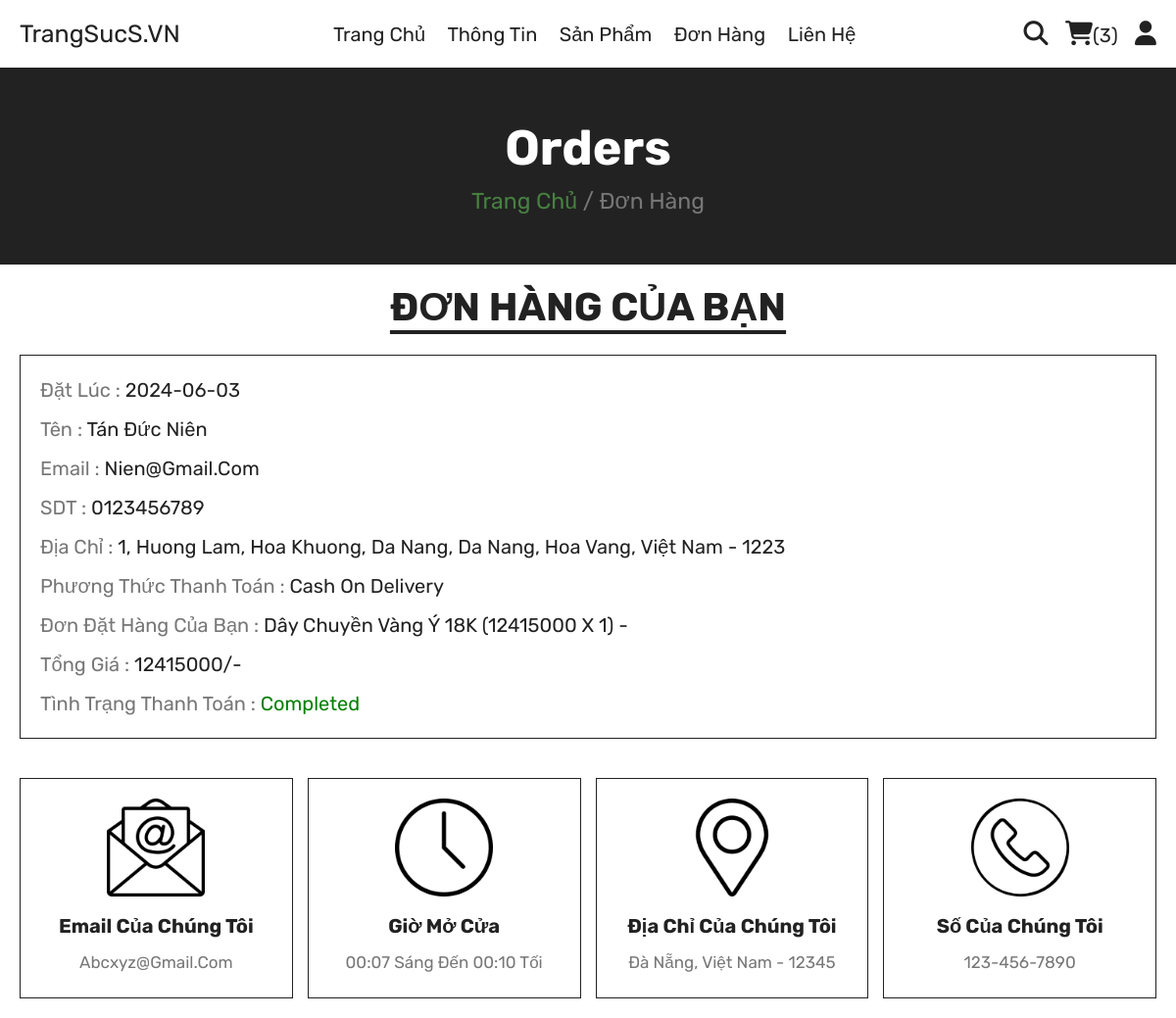
/orders.php (signed in), run on the app's committed database.
### tables this page shows
CREATE TABLE `orders` (
  `id` int(100) NOT NULL,
  `user_id` int(100) NOT NULL,
  `name` varchar(20) NOT NULL,
  `number` varchar(10) NOT NULL,
  `email` varchar(50) NOT NULL,
  `method` varchar(50) NOT NULL,
  `address` varchar(500) NOT NULL,
  `total_products` varchar(1000) NOT NULL,
  `total_price` int(100) NOT NULL,
  `placed_on` date NOT NULL DEFAULT current_timestamp(),
  `payment_status` varchar(20) NOT NULL DEFAULT 'pending'
);

### orders.php (the view, shortened to what this page needs)
<?php
include 'components/connect.php';
if (isset($_SESSION['user_id'])) {
    $user_id = $_SESSION['user_id'];
} else {
    $user_id = '';
    header('location:login.php');
};
?>
<!DOCTYPE html>
<html lang="en">
<head>
    <link rel="stylesheet" href="https://cdnjs.cloudflare.com/ajax/libs/font-awesome/6.4.2/css/all.min.css">
    <link rel="stylesheet" href="css/style.css">
</head>
<body>
    <?php include 'components/user_header.php'; ?>
    <div class="heading">
        <h3>orders</h3>
        <p><a href="home.php">trang chủ</a> / đơn hàng</p>
    </div>
    <section class="orders">
        <h1 class="title">đơn hàng của bạn</h1>
        <div class="box-container">
            <?php
            if ($user_id == '') {
                echo '<p class="empty">đăng nhập để xem đơn hàng</p>';
            } else {
                $select_orders = mysqli_query($conn, "SELECT * FROM `orders` WHERE user_id ='$user_id'") or die('query failed');
                if (mysqli_num_rows($select_orders) > 0) {
                    while ($fetch_orders = mysqli_fetch_assoc($select_orders)) {
            ?>
                        <div class="box">
                            <p>đặt lúc : <span><?= $fetch_orders['placed_on']; ?></span></p>
                            <p>tên : <span><?= $fetch_orders['name']; ?></span></p>
                            <p>email : <span><?= $fetch_orders['email']; ?></span></p>
                            <p>SDT : <span><?= $fetch_orders['number']; ?></span></p>
                            <p>địa chỉ : <span><?= $fetch_orders['address']; ?></span></p>
                            <p>phương thức thanh toán : <span><?= $fetch_orders['method']; ?></span></p>
                            <p>đơn đặt hàng của bạn : <span><?= $fetch_orders['total_products']; ?></span></p>
                            <p>Tổng giá : <span><?= $fetch_orders['total_price']; ?>/-</span></p>
                            <p>tình trạng thanh toán : <span style="color:<?php if ($fetch_orders['payment_status'] == 'pending') {
                                                                        echo 'red';
                                                                    } else {
                                                                        echo 'green';
                                                                    }; ?>"><?= $fetch_orders['payment_status']; ?></span> </p>
                        </div>
            <?php
                    }
                } else {
                    echo '<p class="empty">bạn không có đơn hàng nào!</p>';
                }
            }
            ?>
        </div>
    </section>
    <?php include 'components/footer.php'; ?>
</body>
</html>

### components/user_header.php (shortened to what this page needs)
<?php
include 'components/connect.php';
?>
<header class="header">
    <section class="flex">
        <a href="home.php" class="logo">TrangSucS.VN</a>
        <nav class="navbar">
            <a href="home.php">trang chủ</a>
            <a href="about.php">thông tin</a>
            <a href="menu.php">sản phẩm</a>
            <a href="orders.php">đơn hàng</a>
            <a href="contact.php">liên hệ</a>
        </nav>
        <div class="icons">
            <?php
            $count_cart_items = mysqli_query($conn, "SELECT * FROM `cart` WHERE user_id = '$user_id'");
            $total_cart_items = mysqli_num_rows($count_cart_items);
            ?>
            <a href="search.php"><i class="fas fa-search"></i></a>
            <a href="cart.php"><i class="fas fa-shopping-cart"></i><span>(<?= $total_cart_items; ?>)</span></a>
            <div id="user-btn" class="fas fa-user"></div>
        </div>
    </section>
</header>

### components/footer.php
<footer class="footer">
    <section class="grid">
        <div class="box">
            <img src="images/email-icon.png" alt="">
            <h3>email của chúng tôi</h3>
            <a href="mailto:shaikhanas@gmail.com">abcxyz@gmail.com</a>
        </div>
        <div class="box">
        <img src="images/clock-icon.png" alt="">
            <h3>Giờ mở cửa</h3>
            <p>00:07 sáng đến 00:10 tối</p>
        </div>
        <div class="box">
            <img src="images/map-icon.png" alt="">
            <h3>địa chỉ của chúng tôi</h3>
            <a href="#">đà nẵng, việt nam - 12345</a>
        </div>
        <div class="box">
            <img src="images/phone-icon.png" alt="">
            <h3>số của chúng tôi</h3>
            <a href="tel:1234567890">123-456-7890</a>
        </div>
    </section>
</footer>

### css/style.css (style rules this page uses)
:root { --green: #478141; --red: #e74c3c; --white: #fff; --black: #222; --light-color: #777; --border: .1rem solid var(--black); }
* { font-family: 'Rubik', sans-serif; margin: 0; padding: 0; box-sizing: border-box; outline: none; border: none; text-decoration: none; text-transform: capitalize; }
html { font-size: 62.5%; overflow-x: hidden; scroll-behavior: smooth; stop-opacity: 7rem; }
section { margin: 0 auto; max-width: 1200px; padding: 2rem; }
.title { text-align: center; margin-bottom: 2.5rem; font-size: 4rem; color: var(--black); text-transform: uppercase; text-decoration: underline; text-underline-offset: 1rem; }
.heading { display: flex; align-items: center; justify-content: center; gap: 1rem; flex-flow: column; background-color: var(--black); min-height: 20rem; }
.heading h3 { font-size: 5rem; color: var(--white); text-transform: capitalize; }
.heading p { font-size: 2.3rem; color: var(--light-color); }
.heading p a { color: var(--green); }
.header { position: sticky; top: 0; left: 0; right: 0; z-index: 1000; background-color: var(--white); border-bottom: var(--border); }
.header .flex { display: flex; align-items: center; justify-content: space-between; position: relative; }
.header .flex .logo { font-size: 2.5rem; color: var(--black); }
.header .flex .navbar a { font-size: 2rem; color: var(--black); margin: 0 1rem; }
.header .flex .icons>* { margin-left: 1.5rem; font-size: 2.5rem; color: var(--black); cursor: pointer; }
.header .flex .icons span { font-size: 2rem; }
.orders .box-container { display: flex; flex-wrap: wrap; gap: 1.5rem; align-items: flex-start; }
.orders .box-container .box { padding: 1rem 2rem; border: var(--border); flex: 1 1 40rem; }
.orders .box-container .box p { line-height: 1.5; margin: 1rem 0; font-size: 2rem; color: var(--light-color); }
.orders .box-container .box p span { color: var(--black); }
.footer .grid { display: grid; grid-template-columns: repeat(auto-fit, minmax(27rem, 1fr)); gap: 1.5rem; align-items: flex-start; }
.footer .grid .box { border: var(--border); padding: 2rem; text-align: center; }
.footer .grid .box img { height: 10rem; width: 100%; object-fit: contain; margin-bottom: .5rem; }
.footer .grid .box h3 { margin: 1rem 0; font-size: 2rem; color: var(--black); text-transform: capitalize; }
.footer .grid .box p, .footer .grid .box a { display: block; font-size: 1.7rem; color: var(--light-color); line-height: 1.8; }

### data on the page
orders: placed_on "2024-06-03", name "Tán Đức Niên", email "Nien@gmail.com", number "0123456789", address "1, Huong Lam, Hoa Khuong, Da Nang, Da Nang, Hoa Vang, Việt Nam - 1223", method "Cash On Delivery", total_products "Dây Chuyền Vàng Ý 18K (12415000 X 1) -", total_price "12415000", payment_status "Completed"

### other printed values
$total_cart_items "3"
